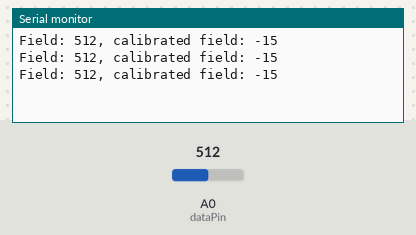
Recording of a sketch running on a simulated Arduino Uno, built with avr-gcc and run on an emulated ATmega328P. Parts: the last lines printed to the serial monitor. Inputs (shaded band) come from the test bench; at power-on: A0 (dataPin) = 512.

Above: at 1.3 s.
1.4 s: A0 (dataPin) set to 716
At 1.9 s:
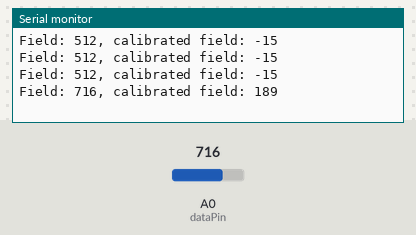
2.9 s: A0 (dataPin) set to 900
At 3.4 s:
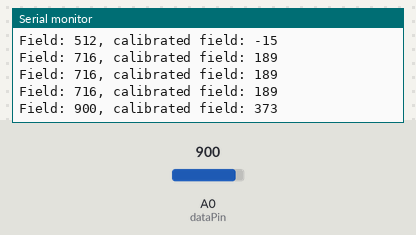
Timing chart, 0 to 5.9 s (numbered marks = the images above; inputs shaded):
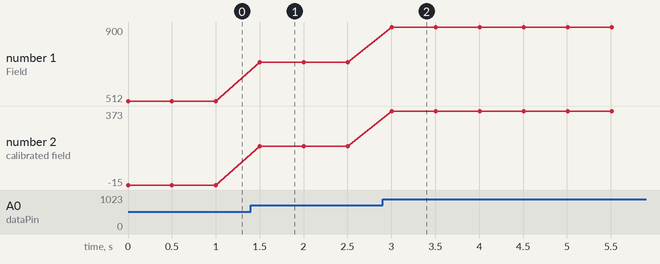

The sketch:

hall.ino
```cpp
// Hall sensor
// Manferdelli

typedef uint8_t byte;
const int dataPin= A0;
const int measurementDelay= 500;


void setup() {
  Serial.begin(9600);
  pinMode(dataPin, INPUT);
}

const int zero_field= 527;
void loop() {
  int field_strength= analogRead(dataPin);
  Serial.print("Field: ");
  Serial.print(field_strength);
  int calibrated_field = field_strength - zero_field;
  Serial.print(", calibrated field: ");
  Serial.print(calibrated_field);
  Serial.println("");
  delay(measurementDelay);
}
```

Measured:
- after the input at 1.4 s, the serial monitor: prints a new line after 0.10 s (image 1)
- after the input at 2.9 s, the serial monitor: prints a new line after 0.10 s (image 2)
- plotted number 1: 512 → 716 after the input at 1.4 s, 716 → 900 after the input at 2.9 s
- plotted number 2: -15 → 189 after the input at 1.4 s, 189 → 373 after the input at 2.9 s
